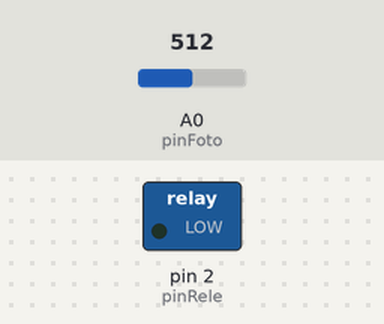
Bench run of a sketch on a simulated Arduino Uno, built with avr-gcc and run on an emulated ATmega328P. On the bench: switched loads named in the sketch (green lamp = pin HIGH). Inputs (shaded band) come from the test bench; at power-on: A0 (pinFoto) = 512.

Above: at 1.2 s.
1.3 s: A0 (pinFoto) set to 483
2.8 s: A0 (pinFoto) set to 457
At 4.0 s:
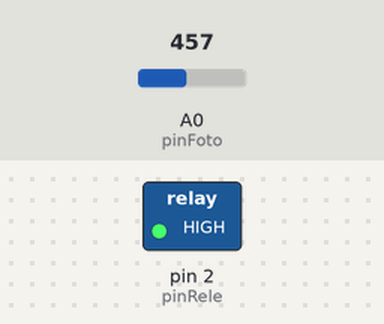
4.3 s: A0 (pinFoto) set to 480
At 5.2 s:
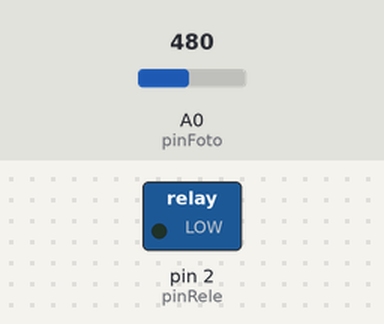
5.8 s: A0 (pinFoto) set to 460
At 6.3 s:
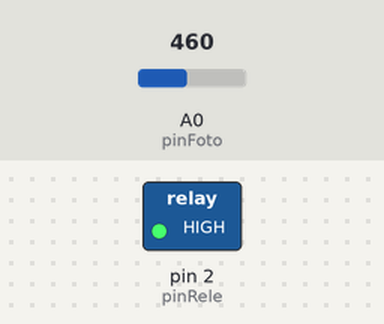
Timing chart, 0 to 8.3 s (numbered marks = the images above; inputs shaded):
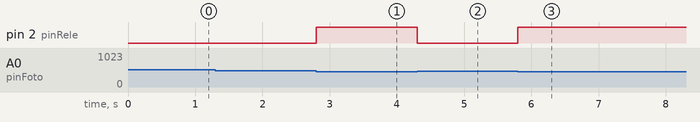

Measured:
- the behaviour switches between 471 and 470 on A0 (pinFoto) (found by bisection; images 0 and 1)
- after the input at 1.3 s, every drawn part: stays the same
- after the input at 2.8 s, pin 2 (pinRele): LOW → HIGH at once
- after the input at 4.3 s, pin 2 (pinRele): HIGH → LOW at once
- after the input at 5.8 s, pin 2 (pinRele): LOW → HIGH at once

The sketch:

relevador_foco1.ino
```cpp
const int pinRele=2;
const int pinFoto=0;

void setup()
{
  pinMode(pinRele, OUTPUT);
}

void loop()
{
  if (analogRead(pinFoto)>470)
  {
    digitalWrite(pinRele,LOW);
  }
  else
  {
    digitalWrite(pinRele,HIGH);
  }
}
```
